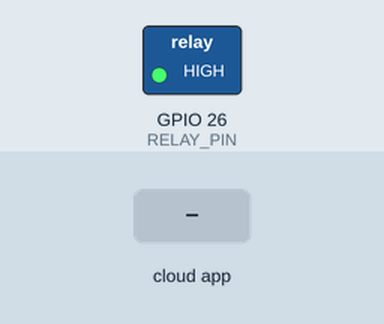
Simulated run of this sketch. Board: ESP32. On the bench: switched loads named in the sketch (green lamp = pin HIGH). The test bench sets the inputs (shaded band). WiFi joins after 1.5 s; servers stay silent unless stated; no MQTT or app messages arrive unless stated; what the sketch prints to the serial monitor is not drawn.

Above: at 3.2 s.
3.3 s: the phone or cloud app sets bulb to ON
At 4.5 s:
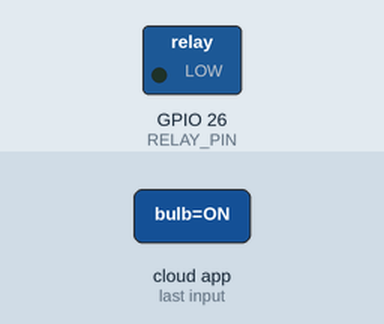
4.8 s: the phone or cloud app sets bulb to 1
6.3 s: the phone or cloud app sets bulb to activate
Timing chart, 0 to 9.3 s (numbered marks = the images above; inputs shaded):
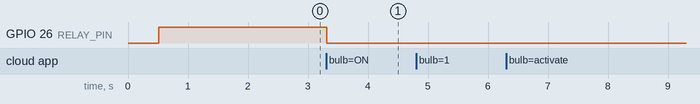

The sketch:

task3_ifttt_automation.ino
```cpp
/*
  ==============================================================================
  Project: Week 7 - Task 3: IFTTT + Adafruit IO IoT Automation
  Author: Archana C
  Institution: Kumaraguru College of Technology (KCT)
  Repository: https://github.com/archin123/portfolio
  Target Board: ESP32 Dev Module
  Description:
    Voice-controlled cloud automation pipeline:
    1. User speaks command ("Okay Google, activate Bulb on" / "Turn the Bulb OFF")
    2. Google Assistant triggers IFTTT Applet
    3. IFTTT Action publishes payload ("ON" / "OFF") to Adafruit IO feed 'bulb'
    4. Adafruit IO MQTT Broker pushes message to subscribed ESP32
    5. ESP32 decodes payload and actuates 5V relay module on GPIO 26
  ==============================================================================
*/

#include <WiFi.h>
#include "Adafruit_MQTT.h"
#include "Adafruit_MQTT_Client.h"

// -----------------------------------------------------------------------------
// Network & Adafruit IO Configuration
// -----------------------------------------------------------------------------
#define WLAN_SSID       "YOUR_WIFI_SSID"
#define WLAN_PASS       "YOUR_WIFI_PASSWORD"

#define AIO_SERVER      "io.adafruit.com"
#define AIO_SERVERPORT  1883
#define AIO_USERNAME    "archana_07"
#define AIO_KEY         "aio_YOUR_SECRET_AIO_KEY"

// Hardware Output Pin
const int RELAY_PIN = 26;
const bool RELAY_ON  = LOW;   // Active-LOW relay
const bool RELAY_OFF = HIGH;

// State tracking
bool currentBulbState = false;
unsigned long lastKeepAlive = 0;

// MQTT Client & Subscription
WiFiClient client;
Adafruit_MQTT_Client mqtt(&client, AIO_SERVER, AIO_SERVERPORT, AIO_USERNAME, AIO_KEY);
Adafruit_MQTT_Subscribe bulbFeed = Adafruit_MQTT_Subscribe(&mqtt, AIO_USERNAME "/feeds/bulb");

// -----------------------------------------------------------------------------
// Function Prototypes
// -----------------------------------------------------------------------------
void connectWiFi();
void connectMQTT();

// -----------------------------------------------------------------------------
// Callback triggered when IFTTT updates the Adafruit IO Feed
// -----------------------------------------------------------------------------
void onBulbFeedUpdate(char *data, uint16_t len) {
  String command = String(data);
  command.trim();

  Serial.println("\n----------------------------------------");
  Serial.print("[IFTTT -> Adafruit IO -> ESP32] Voice Action Received: ");
  Serial.println(command);

  if (command.equalsIgnoreCase("ON") || command == "1" || command.equalsIgnoreCase("activate")) {
    digitalWrite(RELAY_PIN, RELAY_ON);
    currentBulbState = true;
    Serial.println("Action Executed -> Relay Pin 26: LOW (Enclosed AC Bulb: ON)");
  }
  else if (command.equalsIgnoreCase("OFF") || command == "0" || command.equalsIgnoreCase("deactivate")) {
    digitalWrite(RELAY_PIN, RELAY_OFF);
    currentBulbState = false;
    Serial.println("Action Executed -> Relay Pin 26: HIGH (Enclosed AC Bulb: OFF)");
  }
  else {
    Serial.print("Unhandled command format: ");
    Serial.println(command);
  }
  Serial.println("----------------------------------------");
}

// -----------------------------------------------------------------------------
// Setup
// -----------------------------------------------------------------------------
void setup() {
  Serial.begin(115200);
  delay(500);

  Serial.println("\n=======================================================");
  Serial.println("  IFTTT + Adafruit IO Voice Automation System         ");
  Serial.println("  Student: Archana C | Device: ESP32 + Relay (GPIO26) ");
  Serial.println("=======================================================");

  pinMode(RELAY_PIN, OUTPUT);
  digitalWrite(RELAY_PIN, RELAY_OFF); // Safe initial state
  currentBulbState = false;

  connectWiFi();

  // Attach callback and subscribe to the feed
  bulbFeed.setCallback(onBulbFeedUpdate);
  mqtt.subscribe(&bulbFeed);

  Serial.println("[MQTT] Subscribed to voice action feed: " AIO_USERNAME "/feeds/bulb");
}

// -----------------------------------------------------------------------------
// Loop
// -----------------------------------------------------------------------------
void loop() {
  if (WiFi.status() != WL_CONNECTED) {
    connectWiFi();
  }

  connectMQTT();

  // Listen for IFTTT incoming updates through Adafruit IO broker
  mqtt.processPackets(4000);

  // Ping broker periodically to sustain TCP connection
  if (millis() - lastKeepAlive > 30000) {
    lastKeepAlive = millis();
    if (!mqtt.ping()) {
      Serial.println("[MQTT Ping] Lost connection to broker. Will reconnect...");
      mqtt.disconnect();
    }
  }
}

// -----------------------------------------------------------------------------
// Wi-Fi Connection
// -----------------------------------------------------------------------------
void connectWiFi() {
  Serial.print("[Wi-Fi] Connecting to network: ");
  Serial.println(WLAN_SSID);
  WiFi.mode(WIFI_STA);
  WiFi.begin(WLAN_SSID, WLAN_PASS);

  while (WiFi.status() != WL_CONNECTED) {
    delay(500);
    Serial.print(".");
  }

  Serial.println("\n[Wi-Fi] Connected successfully!");
  Serial.print("[Wi-Fi] Local IP: ");
  Serial.println(WiFi.localIP());
}

// -----------------------------------------------------------------------------
// MQTT Connection
// -----------------------------------------------------------------------------
void connectMQTT() {
  if (mqtt.connected()) return;

  Serial.print("[MQTT] Connecting to Adafruit IO Broker... ");
  int8_t ret;
  uint8_t retries = 3;

  while ((ret = mqtt.connect()) != 0) {
    Serial.println(mqtt.connectErrorString(ret));
    Serial.println("[MQTT] Retrying in 4 seconds...");
    mqtt.disconnect();
    delay(4000);
    retries--;
    if (retries == 0) {
      Serial.println("[MQTT] Reconnection attempt timed out. Continuing main loop...");
      return;
    }
  }
  Serial.println("[MQTT] Connected and ready for voice commands!");
}
```

Measured:
- after the input at 3.3 s, GPIO 26 (RELAY_PIN): HIGH → LOW at once
- after the input at 4.8 s, every drawn part: stays the same
- after the input at 6.3 s, every drawn part: stays the same
